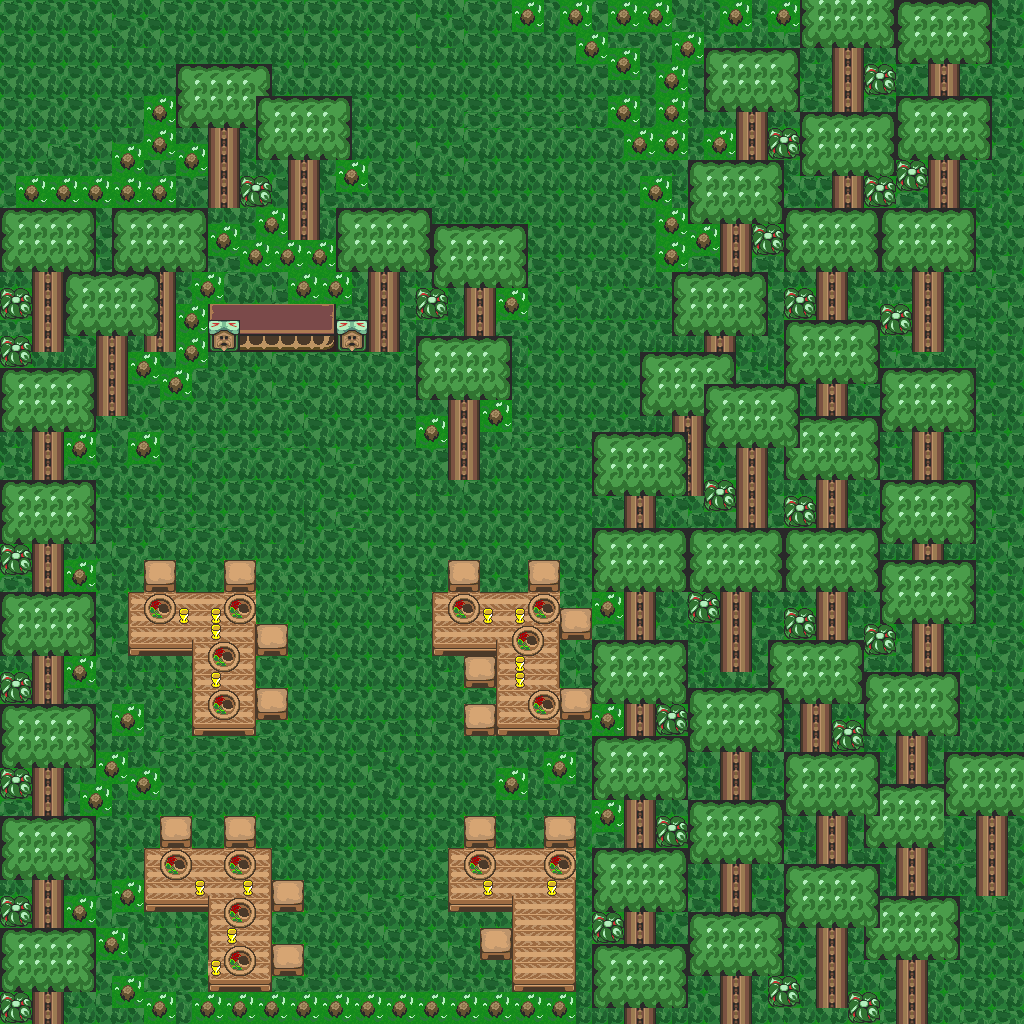

A level layout from a 2D game, rendered from its tile map. Below: a short description, then the map file with tile-grid data replaced by summaries:
An orthogonal 64x64 tile map with 16x16 px tiles, 1 tile layer (base), 1 hidden layer not drawn and 76 objects.

<map version="1.10" tiledversion="1.12.1" orientation="orthogonal" renderorder="right-down" width="64" height="64" tilewidth="16" tileheight="16" infinite="0" nextlayerid="3" nextobjectid="77">
 <tileset firstgid="1" source="../classiciphone_pics4.tsx" />
 <layer id="1" name="base" width="64" height="64">
  <data>[4096 cells, 4096 non-empty, 55 distinct tile ids]</data>
 </layer>
 <layer id="2" name="collision" width="64" height="64" visible="0">
  <properties><property name="collision" value="true" /></properties>
  <data>[4096 cells, 1671 non-empty, 1 distinct tile ids]</data>
 </layer>
 <objectgroup id="3" name="npcs">
  <object id="1" x="240.0" y="240.0" width="16" height="16">
   <properties>
    <property name="script" type="string">-- Auto-converted from GraalScript
-- // Graal v1.3 NPC by Stefan Knorr
-- if (created) {
-- // Initialize the attributes
-- showcharacter;
-- setcharprop #3,head434.png;
-- setcharprop #C0,black;
-- setcharprop #C1,white;
-- setcharprop #C2,black;
-- setcharprop #C3,black;
-- setcharprop #C4,white;
-- setcharprop #n,Beer Host;
-- dir = 2;}</property>
   </properties>
  </object>
  <object id="2" x="496.0" y="288.0" width="16" height="16">
   <properties>
    <property name="script" type="string">-- Auto-converted from GraalScript
joinResource("bush")</property>
   </properties>
  </object>
  <object id="3" x="512.0" y="0.0" width="16" height="16">
   <properties>
    <property name="script" type="string">-- Auto-converted from GraalScript
joinResource("bush")</property>
   </properties>
  </object>
  <object id="4" x="560.0" y="0.0" width="16" height="16">
   <properties>
    <property name="script" type="string">-- Auto-converted from GraalScript
joinResource("bush")</property>
   </properties>
  </object>
  <object id="5" x="608.0" y="0.0" width="16" height="16">
   <properties>
    <property name="script" type="string">-- Auto-converted from GraalScript
joinResource("bush")</property>
   </properties>
  </object>
  <object id="6" x="640.0" y="0.0" width="16" height="16">
   <properties>
    <property name="script" type="string">-- Auto-converted from GraalScript
joinResource("bush")</property>
   </properties>
  </object>
  <object id="7" x="720.0" y="0.0" width="16" height="16">
   <properties>
    <property name="script" type="string">-- Auto-converted from GraalScript
joinResource("bush")</property>
   </properties>
  </object>
  <object id="8" x="768.0" y="0.0" width="16" height="16">
   <properties>
    <property name="script" type="string">-- Auto-converted from GraalScript
joinResource("bush")</property>
   </properties>
  </object>
  <object id="9" x="672.0" y="32.0" width="16" height="16">
   <properties>
    <property name="script" type="string">-- Auto-converted from GraalScript
joinResource("bush")</property>
   </properties>
  </object>
  <object id="10" x="576.0" y="32.0" width="16" height="16">
   <properties>
    <property name="script" type="string">-- Auto-converted from GraalScript
joinResource("bush")</property>
   </properties>
  </object>
  <object id="11" x="608.0" y="48.0" width="16" height="16">
   <properties>
    <property name="script" type="string">-- Auto-converted from GraalScript
joinResource("bush")</property>
   </properties>
  </object>
  <object id="12" x="656.0" y="64.0" width="16" height="16">
   <properties>
    <property name="script" type="string">-- Auto-converted from GraalScript
joinResource("bush")</property>
   </properties>
  </object>
  <object id="13" x="656.0" y="96.0" width="16" height="16">
   <properties>
    <property name="script" type="string">-- Auto-converted from GraalScript
joinResource("bush")</property>
   </properties>
  </object>
  <object id="14" x="704.0" y="128.0" width="16" height="16">
   <properties>
    <property name="script" type="string">-- Auto-converted from GraalScript
joinResource("bush")</property>
   </properties>
  </object>
  <object id="15" x="624.0" y="128.0" width="16" height="16">
   <properties>
    <property name="script" type="string">-- Auto-converted from GraalScript
joinResource("bush")</property>
   </properties>
  </object>
  <object id="16" x="608.0" y="96.0" width="16" height="16">
   <properties>
    <property name="script" type="string">-- Auto-converted from GraalScript
joinResource("bush")</property>
   </properties>
  </object>
  <object id="17" x="656.0" y="128.0" width="16" height="16">
   <properties>
    <property name="script" type="string">-- Auto-converted from GraalScript
joinResource("bush")</property>
   </properties>
  </object>
  <object id="18" x="640.0" y="176.0" width="16" height="16">
   <properties>
    <property name="script" type="string">-- Auto-converted from GraalScript
joinResource("bush")</property>
   </properties>
  </object>
  <object id="19" x="656.0" y="208.0" width="16" height="16">
   <properties>
    <property name="script" type="string">-- Auto-converted from GraalScript
joinResource("bush")</property>
   </properties>
  </object>
  <object id="20" x="688.0" y="224.0" width="16" height="16">
   <properties>
    <property name="script" type="string">-- Auto-converted from GraalScript
joinResource("bush")</property>
   </properties>
  </object>
  <object id="21" x="656.0" y="240.0" width="16" height="16">
   <properties>
    <property name="script" type="string">-- Auto-converted from GraalScript
joinResource("bush")</property>
   </properties>
  </object>
  <object id="22" x="336.0" y="160.0" width="16" height="16">
   <properties>
    <property name="script" type="string">-- Auto-converted from GraalScript
joinResource("bush")</property>
   </properties>
  </object>
  <object id="23" x="480.0" y="400.0" width="16" height="16">
   <properties>
    <property name="script" type="string">-- Auto-converted from GraalScript
joinResource("bush")</property>
   </properties>
  </object>
  <object id="24" x="416.0" y="416.0" width="16" height="16">
   <properties>
    <property name="script" type="string">-- Auto-converted from GraalScript
joinResource("bush")</property>
   </properties>
  </object>
  <object id="25" x="144.0" y="96.0" width="16" height="16">
   <properties>
    <property name="script" type="string">-- Auto-converted from GraalScript
joinResource("bush")</property>
   </properties>
  </object>
  <object id="26" x="144.0" y="128.0" width="16" height="16">
   <properties>
    <property name="script" type="string">-- Auto-converted from GraalScript
joinResource("bush")</property>
   </properties>
  </object>
  <object id="27" x="176.0" y="144.0" width="16" height="16">
   <properties>
    <property name="script" type="string">-- Auto-converted from GraalScript
joinResource("bush")</property>
   </properties>
  </object>
  <object id="28" x="112.0" y="144.0" width="16" height="16">
   <properties>
    <property name="script" type="string">-- Auto-converted from GraalScript
joinResource("bush")</property>
   </properties>
  </object>
  <object id="29" x="144.0" y="176.0" width="16" height="16">
   <properties>
    <property name="script" type="string">-- Auto-converted from GraalScript
joinResource("bush")</property>
   </properties>
  </object>
  <object id="30" x="112.0" y="176.0" width="16" height="16">
   <properties>
    <property name="script" type="string">-- Auto-converted from GraalScript
joinResource("bush")</property>
   </properties>
  </object>
  <object id="31" x="48.0" y="176.0" width="16" height="16">
   <properties>
    <property name="script" type="string">-- Auto-converted from GraalScript
joinResource("bush")</property>
   </properties>
  </object>
  <object id="32" x="16.0" y="176.0" width="16" height="16">
   <properties>
    <property name="script" type="string">-- Auto-converted from GraalScript
joinResource("bush")</property>
   </properties>
  </object>
  </objectgroup>
</map>
<!-- 44 of 76 objects omitted -->
